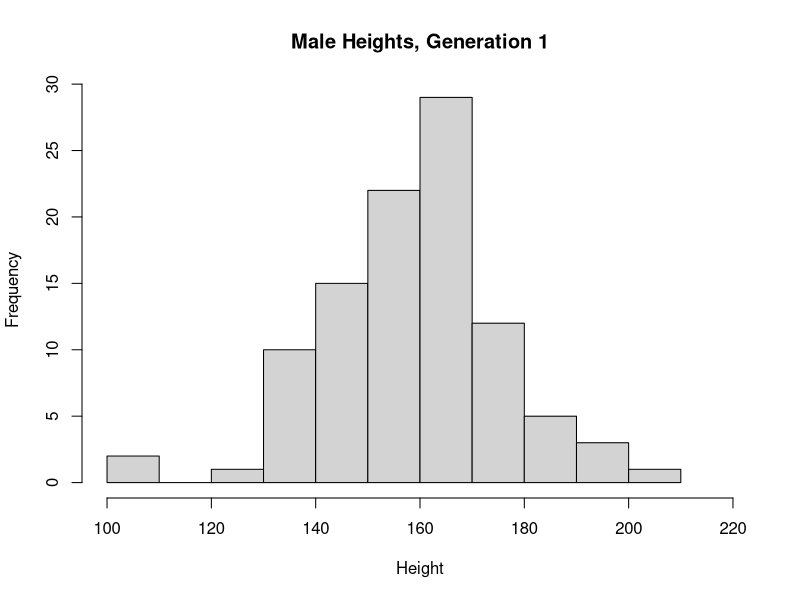
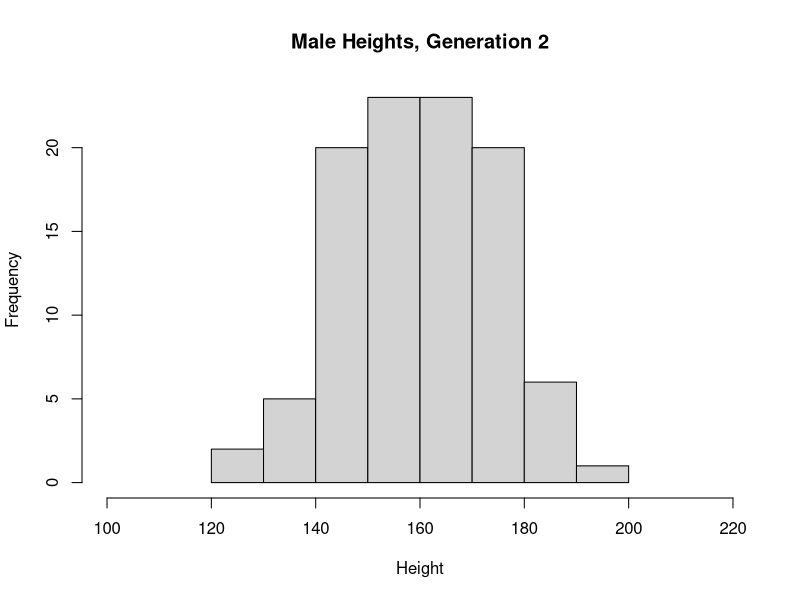
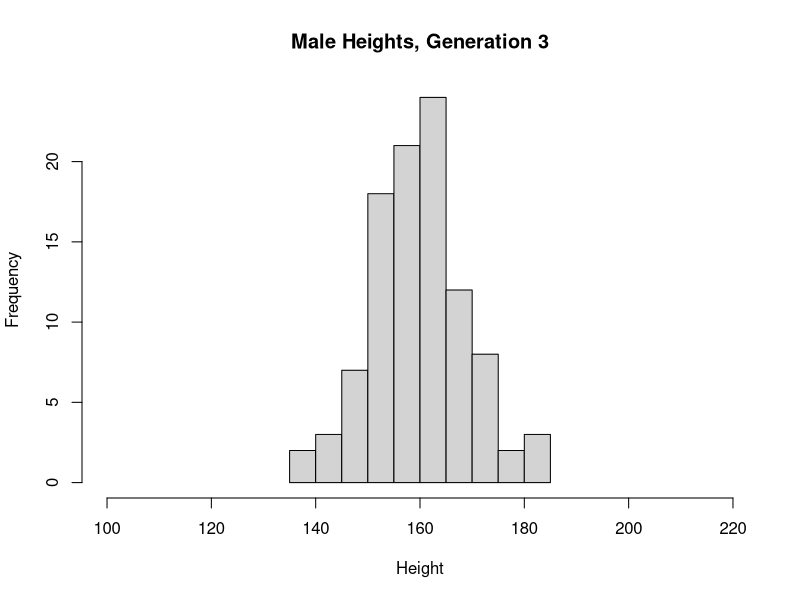
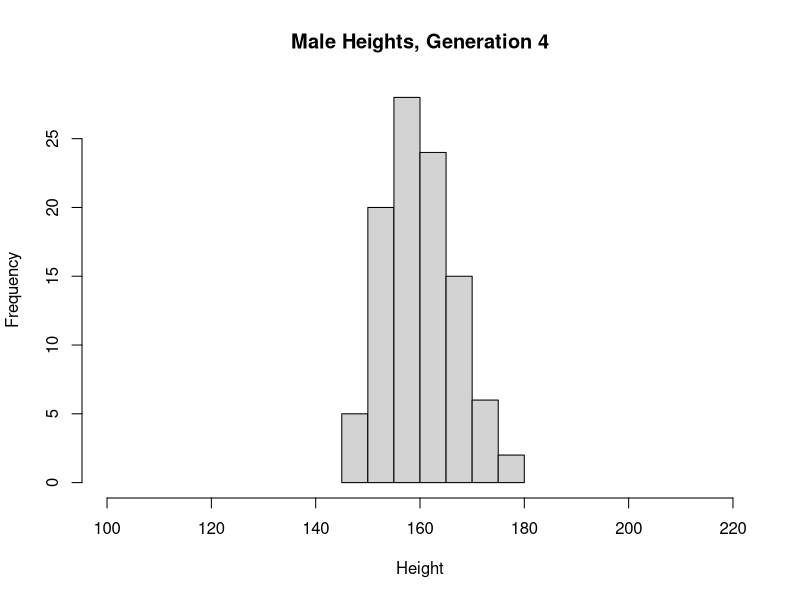
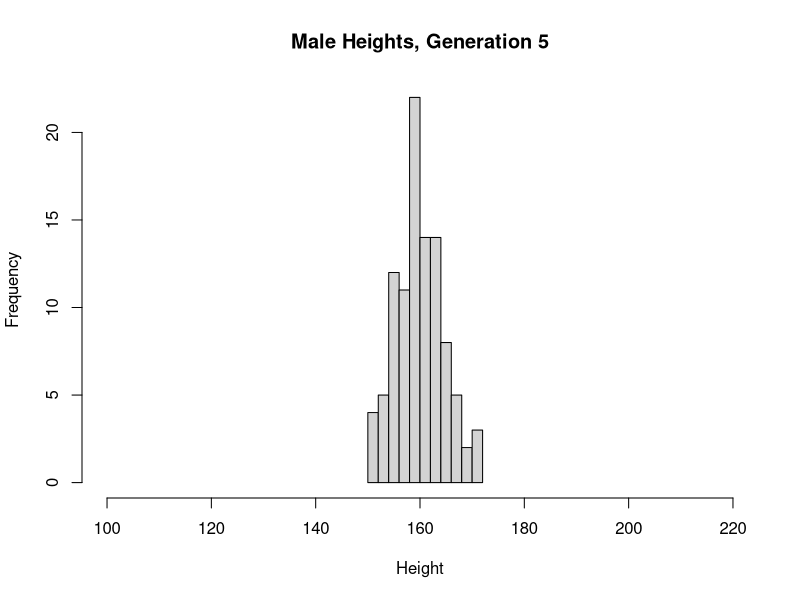
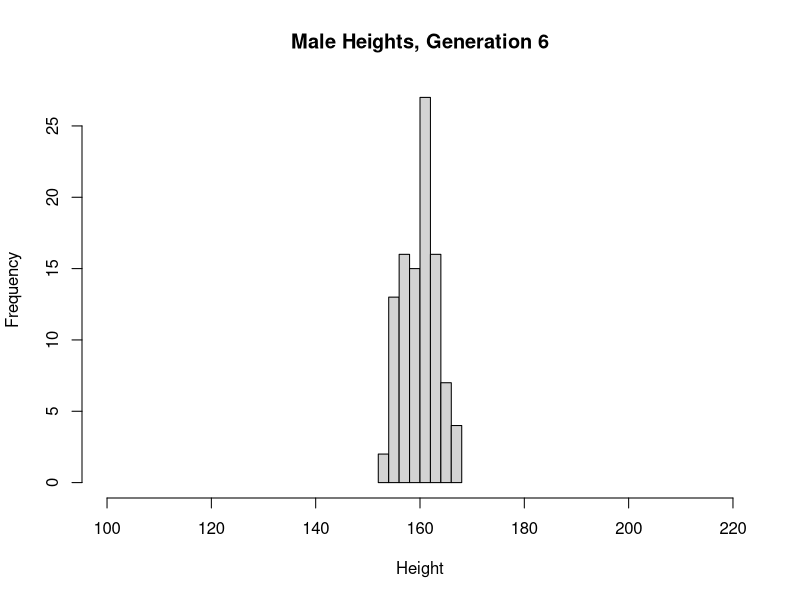
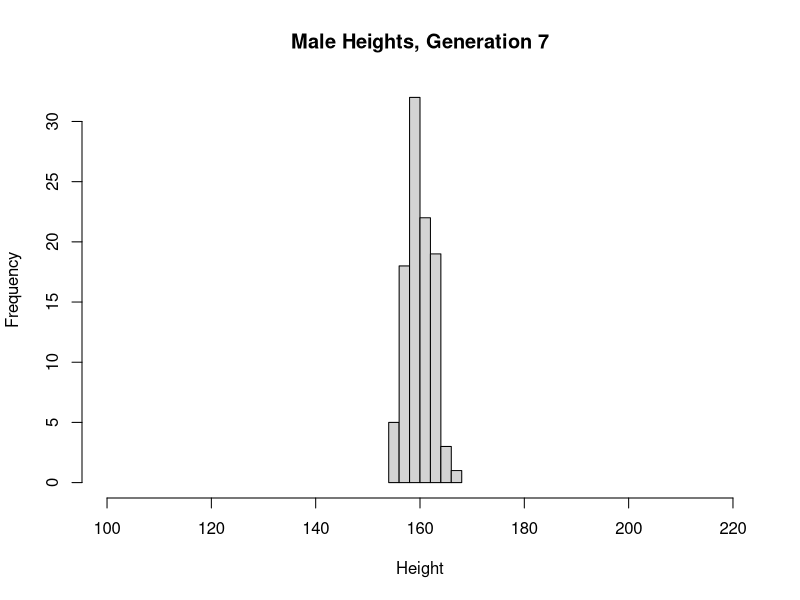
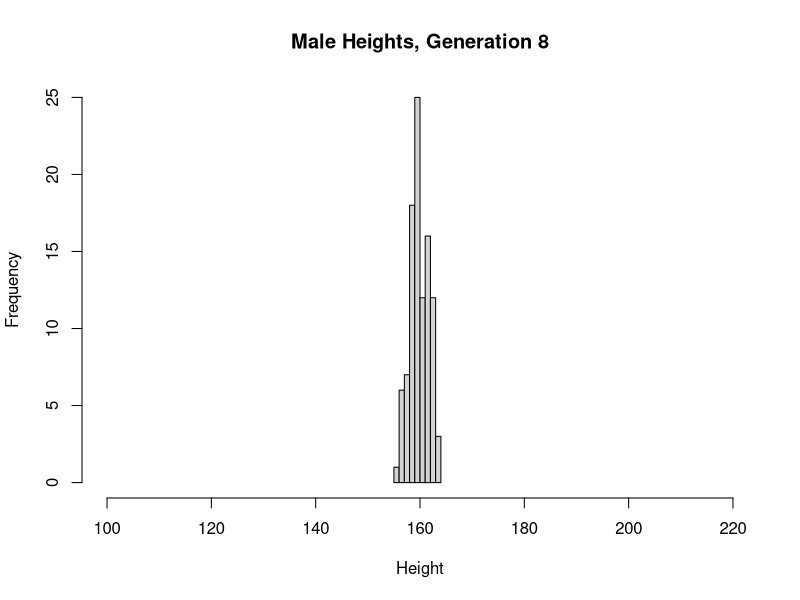

Here is the R script that generated these plots, in order:
## ---- chunk 1
pop <- data.frame(m = rnorm(100, 160, 20), f = rnorm(100, 160, 20))
## ---- chunk 2
next_gen <- function(pop) {
    pop$m <- sample(pop$m)
    pop$m <- rowMeans(pop)
    pop$f <- pop$m
    pop
}
## ---- chunk 3
pops = vector(mode = "list", length = 9)
for (i in 1:9) {
  hist(pop$m, 
       main = paste("Male Heights, Generation ", i, sep=""),
       xlab= "Height", 
       ylab = "Frequency",
       xlim=c(100, 220)) # make x-axis the same for better comparisons
  
  pops[[i]] = pop
  pop = next_gen(pop)
  print("---------")
}
## ---- chunk 4
for (i in 1:9){
  pops[[i]]$gen = i
}
data = do.call(rbind, pops)

library(ggplot2)
p = ggplot(data=data) + geom_point(aes(x=m, y=f), alpha=.1)
p + facet_wrap(~gen)
## ---- chunk 5
set.seed(95)
ns = seq(250, 2500, by=250)
dfs = vector(mode = "list", length = length(ns))


for (j in 1:length(ns)){
  n = ns[j]
  
  means.0 = numeric(1000)
  means.1 = numeric(1000)
  
  for (i in 1:1000) {
      df = data.frame(trt = rbinom(n, 1, .5), out = rnorm(n, mean=60, sd=20))
      df[df$trt==1,2] = df[df$trt==1,2] + 5
  
      m.0 = mean(df[which(df$trt==0), 2])
      m.1 = mean(df[which(df$trt==1), 2])
      
      means.0[i] = m.0
      means.1[i] = m.1
  }
  
  newdf = data.frame(means.0 = means.0, means.1=means.1, n = rep(n,1000))
  
  dfs[[j]] = newdf
}

alldata = do.call(rbind, dfs)
## ---- chunk 6
plow.fun = function(x) {quantile(x, .025)}
phigh.fun = function(x) {quantile(x, .975)}

newdat = data.frame(
  gmeans.0 = unname(tapply(alldata$means.0, alldata$n, mean)),
  plow.0 = unname(tapply(alldata$means.0, alldata$n, plow.fun)),
  phigh.0 = unname(tapply(alldata$means.0, alldata$n, phigh.fun)),
  
  gmeans.1 = unname(tapply(alldata$means.1, alldata$n, mean)),
  plow.1 = unname(tapply(alldata$means.1, alldata$n, plow.fun)),
  phigh.1 = unname(tapply(alldata$means.1, alldata$n, phigh.fun))
) 
newdat$n = ns

colors <- c("Control" = "purple", "Treatment" = "red")
h = ggplot(data = newdat, aes(x=n))
h +
  geom_line(aes(y=gmeans.0, color="Control")) +
  geom_ribbon(aes(ymin=plow.0, max=phigh.0), fill="purple", alpha=.5) +
  geom_line(aes(y=gmeans.1, color="Treatment")) +
  geom_ribbon(aes(ymin=plow.1, max=phigh.1), fill="red", alpha=.5) +
  labs(color="Legend") + 
  scale_color_manual(values=colors) +
  xlab("Sample size") + 
  ylab("Outcome") +
  ggtitle("Means and 95% Confidence Intervals for N=250 to 2500")

## ---- chunk 7
makeTransparent = function(..., alpha=0.5) {
  if(alpha<0 | alpha>1) stop("alpha must be between 0 and 1")
  alpha = floor(255*alpha)  
  newColor = col2rgb(col=unlist(list(...)), alpha=FALSE)
  .makeTransparent = function(col, alpha) {
    rgb(red=col[1], green=col[2], blue=col[3], alpha=alpha, maxColorValue=255)
  }
  newColor = apply(newColor, 2, .makeTransparent, alpha=alpha)
  return(newColor)
}

par(new=FALSE)
plot(NULL,
  xlim=c(-1, 1),
  ylim=c(-1, 1),
  xlab="",
  ylab=""
)

polygon(x=c(seq(-0.75, 0.25, length.out=100), seq(0.25, -0.75, length.out=100)),
        y=c(rep(-0.25, 100), rep(0.75, 100)), border=NA, col=makeTransparent('blue',alpha=0.5))
polygon(x=c(seq(-0.25, 0.75, length.out=100), seq(0.75, -0.25, length.out=100)),
        y=c(rep(-0.75, 100), rep(0.25, 100)), border=NA, col=makeTransparent('red',alpha=0.5))
